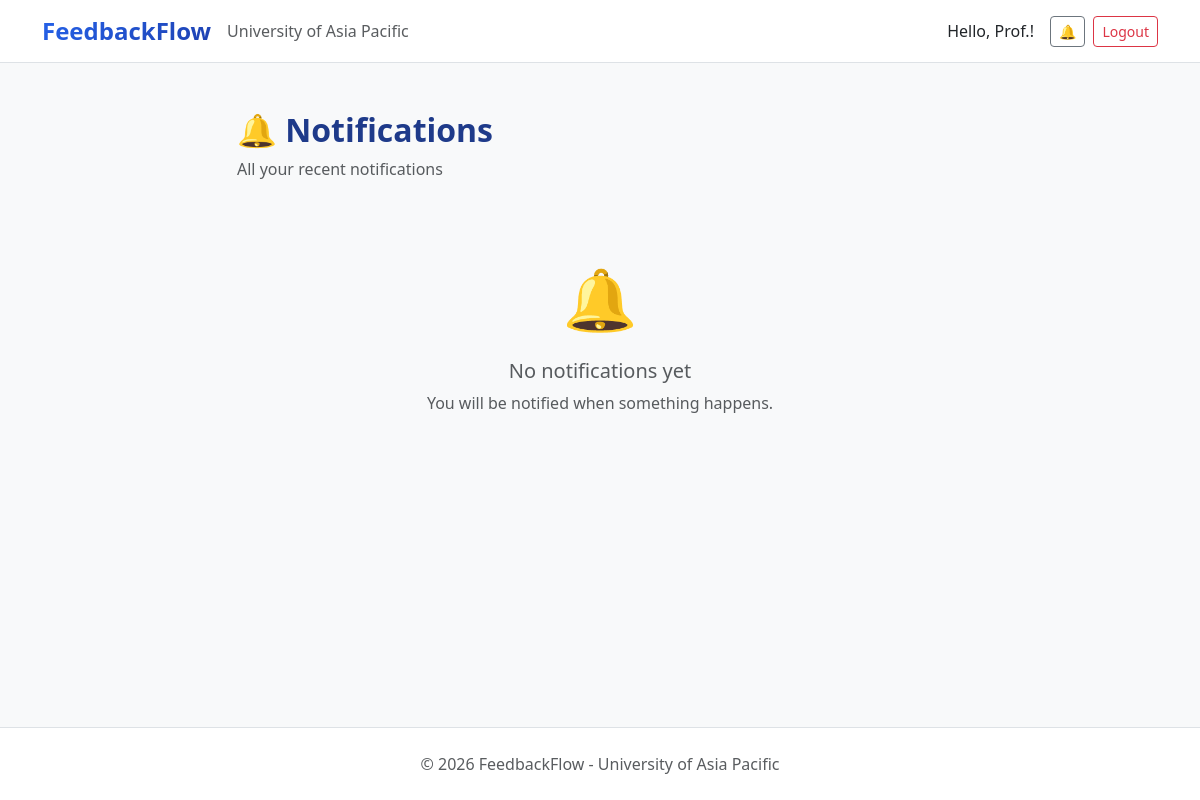
Page /notifications/ (signed in) on the earlier database version.
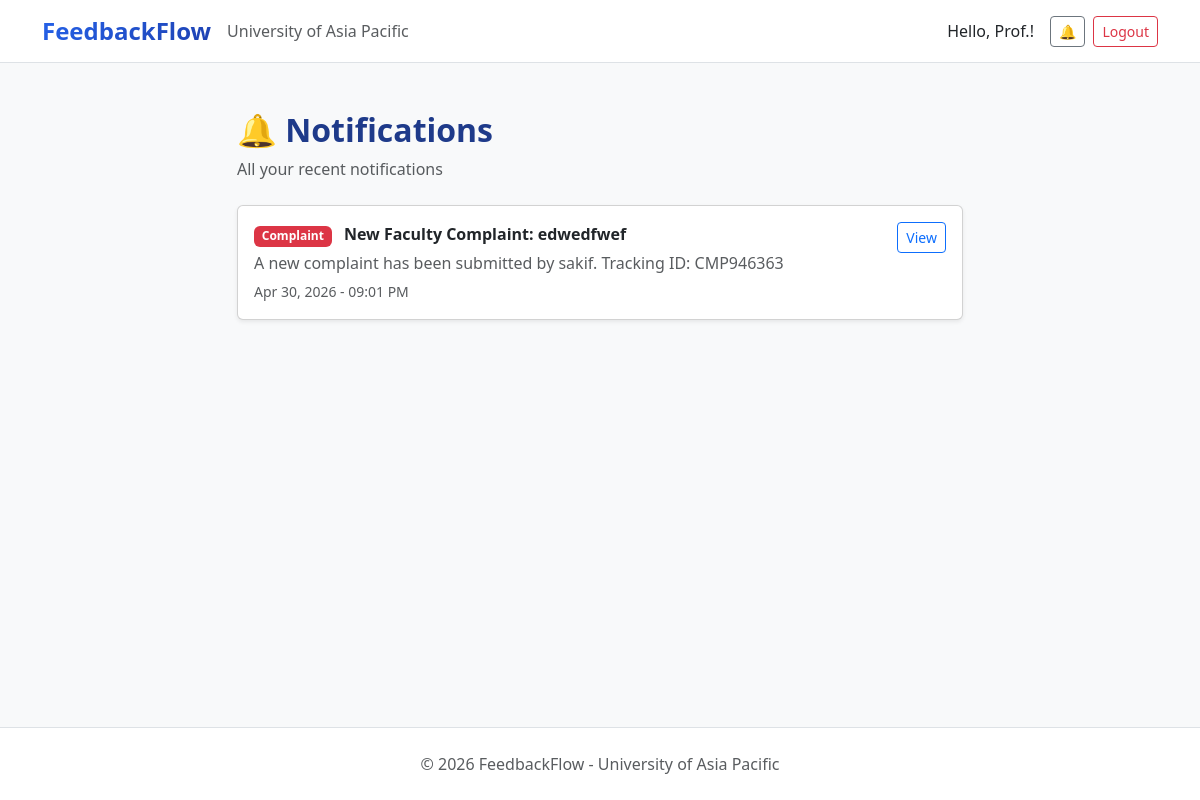
Same page on the later database version.
### users/models.py (models this page shows, shortened)
class Notification(models.Model):
    NOTIFICATION_TYPES = [
        ('complaint', 'Complaint'),
        ('appointment', 'Appointment'),
        ('update', 'Complaint Update'),
    ]
    recipient         = models.ForeignKey('User', on_delete=models.CASCADE, related_name='notifications')
    title             = models.CharField(max_length=200)
    message           = models.TextField()
    notification_type = models.CharField(max_length=20, choices=NOTIFICATION_TYPES)
    link              = models.CharField(max_length=200, blank=True, null=True)
    is_read           = models.BooleanField(default=False)
    created_at        = models.DateTimeField(auto_now_add=True)
    class Meta:
        ordering = ['-created_at']

### users/views.py (the view)
# urls.py: path('notifications/', views.notifications_view, name='notifications'),
@login_required
def notifications_view(request):
    notifications = Notification.objects.filter(
        recipient=request.user
    ).order_by('-created_at')
    notifications.filter(is_read=False).update(is_read=True)
    return render(request, 'users/notifications.html', {
        'notifications': notifications,
        'page_title': 'Notifications'
    })

### users/context_processors.py (called while the page is built)
def notifications_count(request):
    if request.user.is_authenticated:
        from users.models import Notification
        count = Notification.objects.filter(
            recipient=request.user,
            is_read=False
        ).count()
        return {'unread_notifications_count': count}
    return {'unread_notifications_count': 0}

### users/models.py (called while the page is built)
    def get_short_name(self):
        return self.full_name.split()[0] if self.full_name else self.email

### users/templates/users/notifications.html (shortened to what this page needs)
{% extends 'users/base.html' %}
{% block content %}
<div class="container py-5" style="max-width: 750px;">
    <div class="mb-4">
        <h2 class="fw-bold" style="color:#1e3a8a;">🔔 Notifications</h2>
        <p class="text-muted">All your recent notifications</p>
    </div>
    {% if notifications %}
        {% for notif in notifications %}
        <div class="card mb-3 shadow-sm {% if not notif.is_read %}border-primary{% endif %}">
            <div class="card-body d-flex justify-content-between align-items-start">
                <div>
                    {% if notif.notification_type == 'complaint' %}
                        <span class="badge bg-danger me-2">Complaint</span>
                    {% elif notif.notification_type == 'appointment' %}
                        <span class="badge bg-primary me-2">Appointment</span>
                    {% else %}
                        <span class="badge bg-success me-2">Update</span>
                    {% endif %}
                    <strong>{{ notif.title }}</strong>
                    <p class="text-muted mb-1 mt-1">{{ notif.message }}</p>
                    <small class="text-muted">{{ notif.created_at|date:"M d, Y - h:i A" }}</small>
                </div>
                {% if notif.link %}
                <a href="{% url 'mark_notification_read' notif.id %}" class="btn btn-sm btn-outline-primary ms-3">
                    View
                </a>
                {% endif %}
            </div>
        </div>
        {% endfor %}
    {% else %}
        <div class="text-center py-5">
            <p style="font-size: 60px;">🔔</p>
            <h5 class="text-muted">No notifications yet</h5>
            <p class="text-muted">You will be notified when something happens.</p>
        </div>
    {% endif %}
</div>
{% endblock %}

Differences in the rows shown:
added Notification: notification_type "Complaint", title "New Faculty Complaint: edwedfwef", message "A new complaint has been submitted by sakif. Tracking ID: CMP946363", created_at "Apr 30, 2026 - 09:01 PM", shows "View"
Other differences:
text no longer shown: "🔔 No notifications yet You will be notified when something happens."
